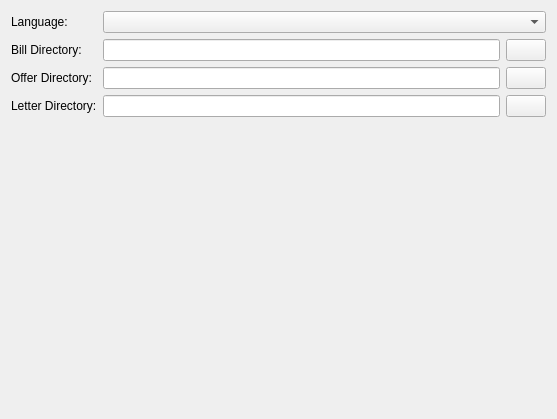
<?xml version="1.0" encoding="UTF-8"?>
<ui version="4.0">
 <class>AppSettingsWidget</class>
 <widget class="QWidget" name="AppSettingsWidget">
  <property name="geometry">
   <rect>
    <x>0</x>
    <y>0</y>
    <width>557</width>
    <height>419</height>
   </rect>
  </property>
  <property name="windowTitle">
   <string>Form</string>
  </property>
  <layout class="QVBoxLayout" name="verticalLayout">
   <item>
    <layout class="QFormLayout" name="formLayout">
     <item row="1" column="0">
      <widget class="QLabel" name="billDirectoryLabel">
       <property name="text">
        <string>Bill Directory:</string>
       </property>
      </widget>
     </item>
     <item row="1" column="1">
      <layout class="QHBoxLayout" name="horizontalLayout">
       <item>
        <widget class="QLineEdit" name="leBillDir"/>
       </item>
       <item>
        <widget class="QPushButton" name="btnBillDir">
         <property name="text">
          <string/>
         </property>
         <property name="icon">
          <iconset resource="../../resources.qrc">
           <normaloff>:/icon/folder</normaloff>:/icon/folder</iconset>
         </property>
        </widget>
       </item>
      </layout>
     </item>
     <item row="2" column="0">
      <widget class="QLabel" name="offerDirectoryLabel">
       <property name="text">
        <string>Offer Directory:</string>
       </property>
      </widget>
     </item>
     <item row="2" column="1">
      <layout class="QHBoxLayout" name="horizontalLayout_2">
       <item>
        <widget class="QLineEdit" name="leOfferDir"/>
       </item>
       <item>
        <widget class="QPushButton" name="btnOfferDir">
         <property name="text">
          <string/>
         </property>
         <property name="icon">
          <iconset resource="../../resources.qrc">
           <normaloff>:/icon/folder</normaloff>:/icon/folder</iconset>
         </property>
        </widget>
       </item>
      </layout>
     </item>
     <item row="3" column="0">
      <widget class="QLabel" name="letterDirectoryLabel">
       <property name="text">
        <string>Letter Directory:</string>
       </property>
      </widget>
     </item>
     <item row="3" column="1">
      <layout class="QHBoxLayout" name="horizontalLayout_3">
       <item>
        <widget class="QLineEdit" name="leLetterDir"/>
       </item>
       <item>
        <widget class="QPushButton" name="btnLetterDir">
         <property name="text">
          <string/>
         </property>
         <property name="icon">
          <iconset resource="../../resources.qrc">
           <normaloff>:/icon/folder</normaloff>:/icon/folder</iconset>
         </property>
        </widget>
       </item>
      </layout>
     </item>
     <item row="0" column="0">
      <widget class="QLabel" name="label">
       <property name="text">
        <string>Language:</string>
       </property>
      </widget>
     </item>
     <item row="0" column="1">
      <widget class="QComboBox" name="cbLanguage"/>
     </item>
    </layout>
   </item>
  </layout>
 </widget>
 <resources>
  <include location="../../resources.qrc"/>
 </resources>
 <connections/>
</ui>
